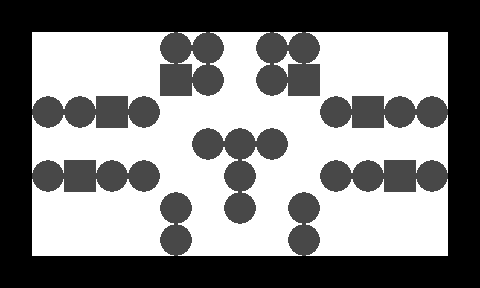

This is a level from a 2D game, rendered from its Tiled map with the project's own tilesets. A one-line summary and the complete map file follow:
An orthogonal 15x9 tile map with 32x32 px tiles, 2 tile layers (1, 2).

<map version="1.0" orientation="orthogonal" width="15" height="9" tilewidth="32" tileheight="32">
 <tileset firstgid="1" name="n_tiles1" tilewidth="32" tileheight="32">
  <image source="../../images/map/common/n_tiles1.png" width="128" height="64" />
 </tileset>
 <layer name="1" width="15" height="9">
  <data encoding="csv">
1,1,1,1,1,1,1,1,1,1,1,1,1,1,1,
1,1,1,1,1,1,1,1,1,1,1,1,1,1,1,
1,1,1,1,1,1,1,1,1,1,1,1,1,1,1,
1,1,1,1,1,1,1,1,1,1,1,1,1,1,1,
1,1,1,1,1,1,1,1,1,1,1,1,1,1,1,
1,1,1,1,1,1,1,1,1,1,1,1,1,1,1,
1,1,1,1,1,1,1,1,1,1,1,1,1,1,1,
1,1,1,1,1,1,1,1,1,1,1,1,1,1,1,
1,1,1,1,1,1,1,1,1,1,1,1,1,1,1
</data>
 </layer>
 <layer name="2" width="15" height="9">
  <data encoding="csv">
2,2,2,2,2,2,2,2,2,2,2,2,2,2,2,
2,0,0,0,0,3,3,0,3,3,0,0,0,0,2,
2,0,0,0,0,4,3,0,3,4,0,0,0,0,2,
2,3,3,4,3,0,0,0,0,0,3,4,3,3,2,
2,0,0,0,0,0,3,3,3,0,0,0,0,0,2,
2,3,4,3,3,0,0,3,0,0,3,3,4,3,2,
2,0,0,0,0,3,0,3,0,3,0,0,0,0,2,
2,0,0,0,0,3,0,0,0,3,0,0,0,0,2,
2,2,2,2,2,2,2,2,2,2,2,2,2,2,2
</data>
 </layer>
</map>
